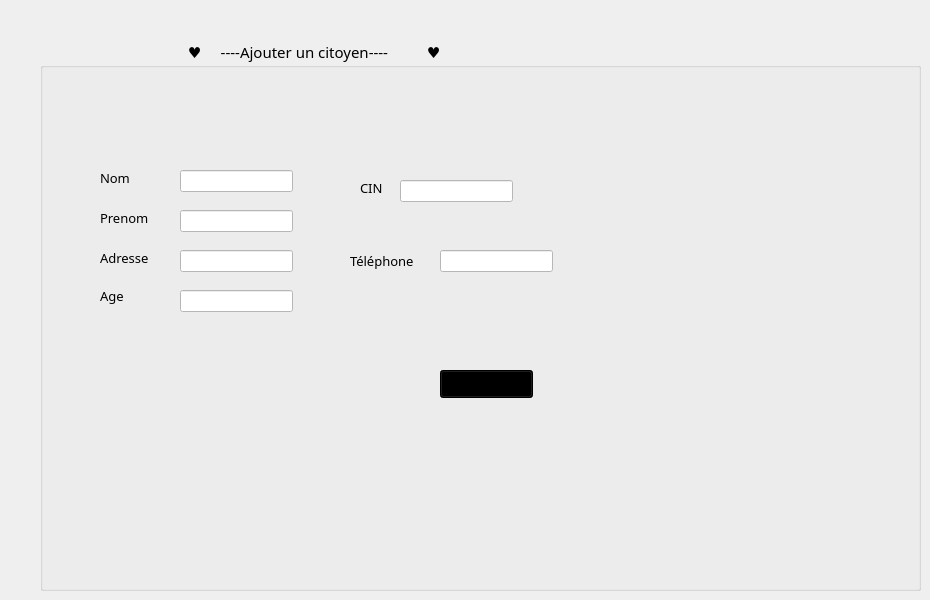
    <widget class="QWidget" name="tab_2">
     <attribute name="icon">
      <iconset>
       <normaloff>../../ajouter-le-fichier.png</normaloff>../../ajouter-le-fichier.png</iconset>
     </attribute>
     <attribute name="title">
      <string>AjouterC</string>
     </attribute>
     <widget class="QGroupBox" name="groupBox">
      <property name="geometry">
       <rect>
        <x>40</x>
        <y>40</y>
        <width>881</width>
        <height>551</height>
       </rect>
      </property>
      <property name="font">
       <font>
        <family>Tw Cen MT</family>
        <pointsize>11</pointsize>
        <weight>50</weight>
        <bold>false</bold>
        <underline>false</underline>
       </font>
      </property>
      <property name="title">
       <string>                                      ♥     ----Ajouter un citoyen----          ♥                              </string>
      </property>
      <widget class="QLabel" name="label">
       <property name="geometry">
        <rect>
         <x>60</x>
         <y>130</y>
         <width>56</width>
         <height>16</height>
        </rect>
       </property>
       <property name="font">
        <font>
         <pointsize>10</pointsize>
        </font>
       </property>
       <property name="text">
        <string>Nom</string>
       </property>
      </widget>
      <widget class="QLabel" name="label_2">
       <property name="geometry">
        <rect>
         <x>320</x>
         <y>140</y>
         <width>56</width>
         <height>16</height>
        </rect>
       </property>
       <property name="font">
        <font>
         <pointsize>10</pointsize>
        </font>
       </property>
       <property name="text">
        <string>CIN</string>
       </property>
      </widget>
      <widget class="QLabel" name="label_3">
       <property name="geometry">
        <rect>
         <x>60</x>
         <y>240</y>
         <width>141</width>
         <height>31</height>
        </rect>
       </property>
       <property name="font">
        <font>
         <pointsize>10</pointsize>
        </font>
       </property>
       <property name="text">
        <string>Age</string>
       </property>
      </widget>
      <widget class="QLabel" name="label_5">
       <property name="geometry">
        <rect>
         <x>60</x>
         <y>210</y>
         <width>81</width>
         <height>16</height>
        </rect>
       </property>
       <property name="font">
        <font>
         <pointsize>10</pointsize>
        </font>
       </property>
       <property name="text">
        <string>Adresse</string>
       </property>
      </widget>
      <widget class="QLabel" name="label_6">
       <property name="geometry">
        <rect>
         <x>60</x>
         <y>170</y>
         <width>56</width>
         <height>16</height>
        </rect>
       </property>
       <property name="font">
        <font>
         <pointsize>10</pointsize>
        </font>
       </property>
       <property name="text">
        <string>Prenom</string>
       </property>
      </widget>
      <widget class="QLineEdit" name="le_nom">
       <property name="geometry">
        <rect>
         <x>140</x>
         <y>130</y>
         <width>113</width>
         <height>22</height>
        </rect>
       </property>
       <property name="styleSheet">
        <string notr="true">background-color: rgb(255, 255, 255);</string>
       </property>
      </widget>
      <widget class="QLineEdit" name="le_prenom">
       <property name="geometry">
        <rect>
         <x>140</x>
         <y>170</y>
         <width>113</width>
         <height>22</height>
        </rect>
       </property>
       <property name="styleSheet">
        <string notr="true">background-color: rgb(255, 255, 255);</string>
       </property>
      </widget>
      <widget class="QLineEdit" name="le_adr">
       <property name="geometry">
        <rect>
         <x>140</x>
         <y>210</y>
         <width>113</width>
         <height>22</height>
        </rect>
       </property>
       <property name="styleSheet">
        <string notr="true">background-color: rgb(255, 255, 255);</string>
       </property>
      </widget>
      <widget class="QLineEdit" name="le_cin">
       <property name="geometry">
        <rect>
         <x>360</x>
         <y>140</y>
         <width>113</width>
         <height>22</height>
        </rect>
       </property>
       <property name="styleSheet">
        <string notr="true">background-color: rgb(255, 255, 255);</string>
       </property>
      </widget>
      <widget class="QPushButton" name="pb_ajouter">
       <property name="geometry">
        <rect>
         <x>400</x>
         <y>330</y>
         <width>93</width>
         <height>28</height>
        </rect>
       </property>
       <property name="styleSheet">
        <string notr="true">background-color: rgb(255, 170, 255);
background-color: rgb(0, 0, 0);</string>
       </property>
       <property name="text">
        <string>Ajouter</string>
       </property>
      </widget>
      <widget class="QLabel" name="label_7">
       <property name="geometry">
        <rect>
         <x>310</x>
         <y>210</y>
         <width>81</width>
         <height>21</height>
        </rect>
       </property>
       <property name="font">
        <font>
         <pointsize>10</pointsize>
        </font>
       </property>
       <property name="text">
        <string>Téléphone</string>
       </property>
      </widget>
      <widget class="QLineEdit" name="le_tel">
       <property name="geometry">
        <rect>
         <x>400</x>
         <y>210</y>
         <width>113</width>
         <height>22</height>
        </rect>
       </property>
       <property name="styleSheet">
        <string notr="true">background-color: rgb(255, 255, 255);</string>
       </property>
      </widget>
      <widget class="QLineEdit" name="le_age">
       <property name="geometry">
        <rect>
         <x>140</x>
         <y>250</y>
         <width>113</width>
         <height>22</height>
        </rect>
       </property>
       <property name="styleSheet">
        <string notr="true">background-color: rgb(255, 255, 255);</string>
       </property>
      </widget>
     </widget>
    </widget>
